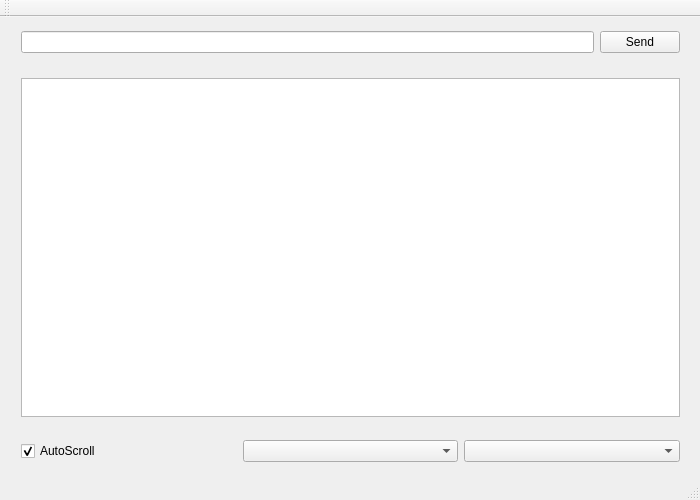
<?xml version="1.0" encoding="UTF-8"?>
<ui version="4.0">
 <class>MainWindow</class>
 <widget class="QMainWindow" name="MainWindow">
  <property name="windowModality">
   <enum>Qt::NonModal</enum>
  </property>
  <property name="geometry">
   <rect>
    <x>0</x>
    <y>0</y>
    <width>700</width>
    <height>500</height>
   </rect>
  </property>
  <property name="sizePolicy">
   <sizepolicy hsizetype="Fixed" vsizetype="Fixed">
    <horstretch>1</horstretch>
    <verstretch>1</verstretch>
   </sizepolicy>
  </property>
  <property name="windowTitle">
   <string>MainWindow</string>
  </property>
  <property name="layoutDirection">
   <enum>Qt::LeftToRight</enum>
  </property>
  <widget class="QWidget" name="centralWidget">
   <widget class="QWidget" name="verticalLayoutWidget">
    <property name="geometry">
     <rect>
      <x>10</x>
      <y>50</y>
      <width>681</width>
      <height>361</height>
     </rect>
    </property>
    <layout class="QVBoxLayout" name="verticalLayout">
     <item>
      <widget class="QPlainTextEdit" name="plainTextEdit">
       <property name="enabled">
        <bool>true</bool>
       </property>
       <property name="lineWrapMode">
        <enum>QPlainTextEdit::NoWrap</enum>
       </property>
       <property name="readOnly">
        <bool>true</bool>
       </property>
       <property name="textInteractionFlags">
        <set>Qt::NoTextInteraction</set>
       </property>
      </widget>
     </item>
    </layout>
   </widget>
   <widget class="QWidget" name="horizontalLayoutWidget">
    <property name="geometry">
     <rect>
      <x>10</x>
      <y>409</y>
      <width>681</width>
      <height>51</height>
     </rect>
    </property>
    <layout class="QHBoxLayout" name="horizontalLayout">
     <item>
      <widget class="QCheckBox" name="checkBoxAutoScroll">
       <property name="text">
        <string>AutoScroll</string>
       </property>
       <property name="checked">
        <bool>true</bool>
       </property>
      </widget>
     </item>
     <item>
      <widget class="QComboBox" name="comboBoxEndLine"/>
     </item>
     <item>
      <widget class="QComboBox" name="comboBoxBaudRate"/>
     </item>
    </layout>
   </widget>
   <widget class="QWidget" name="horizontalLayoutWidget_2">
    <property name="geometry">
     <rect>
      <x>10</x>
      <y>0</y>
      <width>681</width>
      <height>51</height>
     </rect>
    </property>
    <layout class="QHBoxLayout" name="horizontalLayout_2">
     <item>
      <widget class="QLineEdit" name="lineEdit"/>
     </item>
     <item>
      <widget class="QPushButton" name="pushButton">
       <property name="text">
        <string>Send</string>
       </property>
      </widget>
     </item>
    </layout>
   </widget>
  </widget>
  <widget class="QMenuBar" name="menuBar">
   <property name="geometry">
    <rect>
     <x>0</x>
     <y>0</y>
     <width>700</width>
     <height>21</height>
    </rect>
   </property>
  </widget>
  <widget class="QToolBar" name="mainToolBar">
   <attribute name="toolBarArea">
    <enum>TopToolBarArea</enum>
   </attribute>
   <attribute name="toolBarBreak">
    <bool>false</bool>
   </attribute>
  </widget>
  <widget class="QStatusBar" name="statusBar"/>
 </widget>
 <layoutdefault spacing="6" margin="11"/>
 <resources/>
 <connections/>
</ui>
